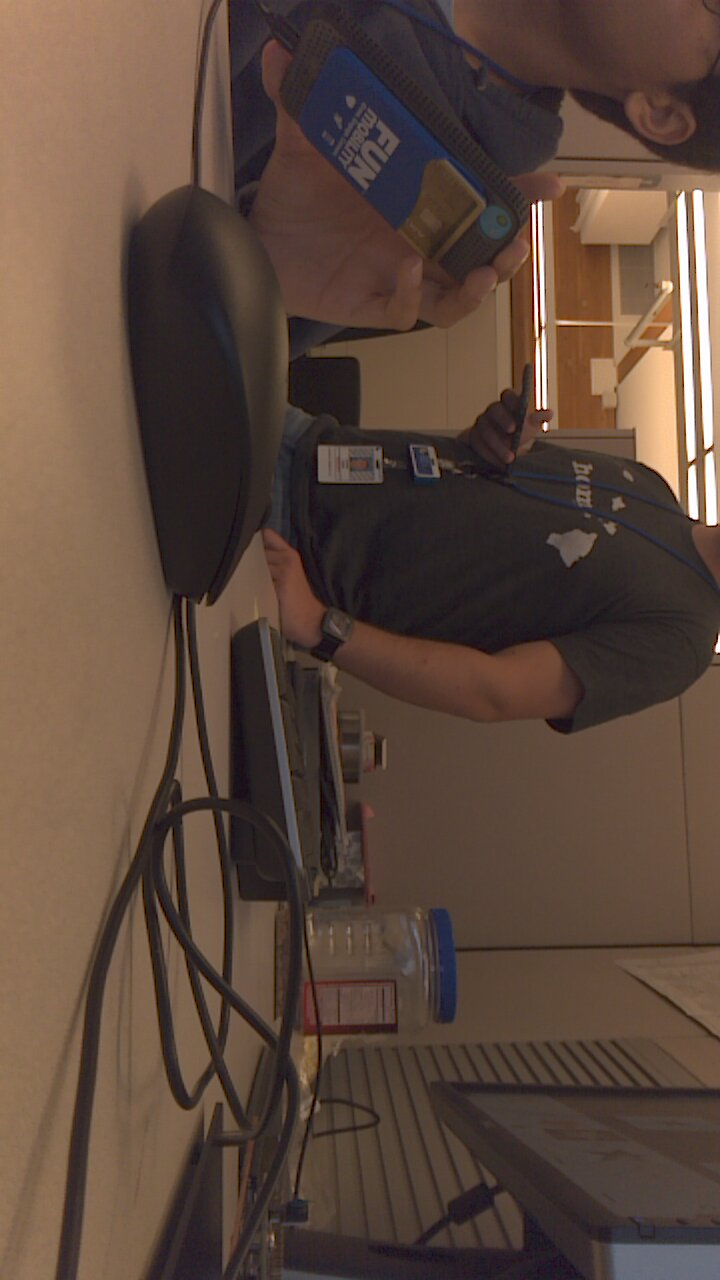
#> input picture image.jpg, 720 x 1280 px
$ python working.py   (Python 2 division)
#> lines starting #> are read from the running program, lines starting #| are printed output that depends on the picture; after the words box and inside, x2 and y2 are one past the last pixel; in counts of white or black regions, pixels touching at a corner belong together
#!/usr/bin/env python -u

mult=1

#import everything
import sys, getopt
import numpy as np
import cv2
import os as os
from sailfish.geo import EqualSubdomainsGeometry2D
from sailfish.subdomain import Subdomain2D
from sailfish.node_type import NTFullBBWall, NTHalfBBWall
from sailfish.controller import LBSimulationController
from sailfish.lb_single import LBFluidSim
from sailfish.lb_base import LBForcedSim


#sim size
rezx=256*mult
rezy=256*mult
print(rezx)
print(rezy)


# Load an color image in grayscale
img = cv2.imread('image.jpg',0)
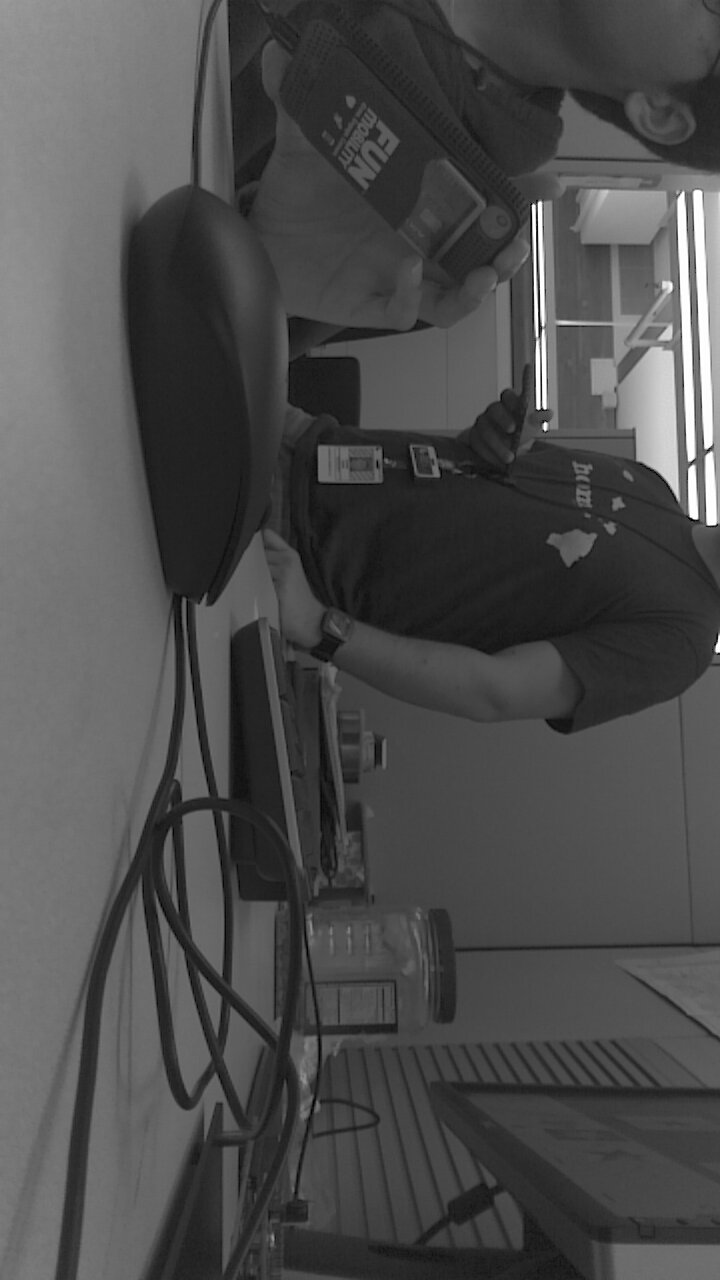
#> img: shape (1280, 720); min 0, max 255, mean 76.4


##Gets the edges of the image
## source, minval,maxval, size of sobel kernal(default 3), L2 gradient(specifies equation for magniture{default false})
edges = cv2.Canny(img,150,50)
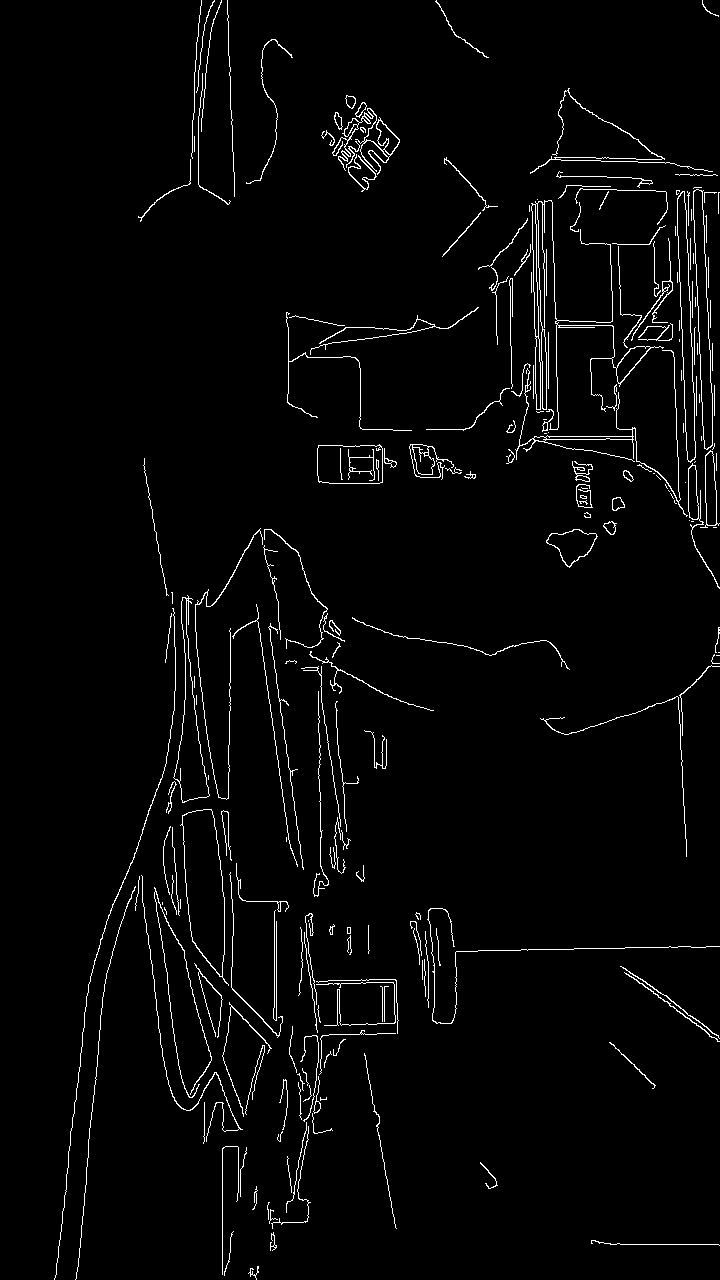
#> edges: shape (1280, 720); 2.6% white in thin lines or dots
scrapedges = cv2.Canny(img,150,50)

##thickens the image if neccisary
kernel = np.ones((5,5), np.uint8)
#fat = cv2.dilate(edges,kernel,iterations = 1)
cv2.imwrite("1.jpg",edges)


contours,hierarchy = cv2.findContours(scrapedges,cv2.RETR_EXTERNAL,cv2.CHAIN_APPROX_SIMPLE)
#> contours = 223 contours, 169 with area under 20; largest, box (x1, y1, x2, y2) and area: (180, 809, 229, 986) 5108, (173, 595, 210, 803) 2562, (693, 189, 713, 450) 2494, (317, 444, 383, 484) 2424, (677, 191, 696, 463) 2381


#fill in
cv2.drawContours(edges,contours,-1,(255,255,255),-1)
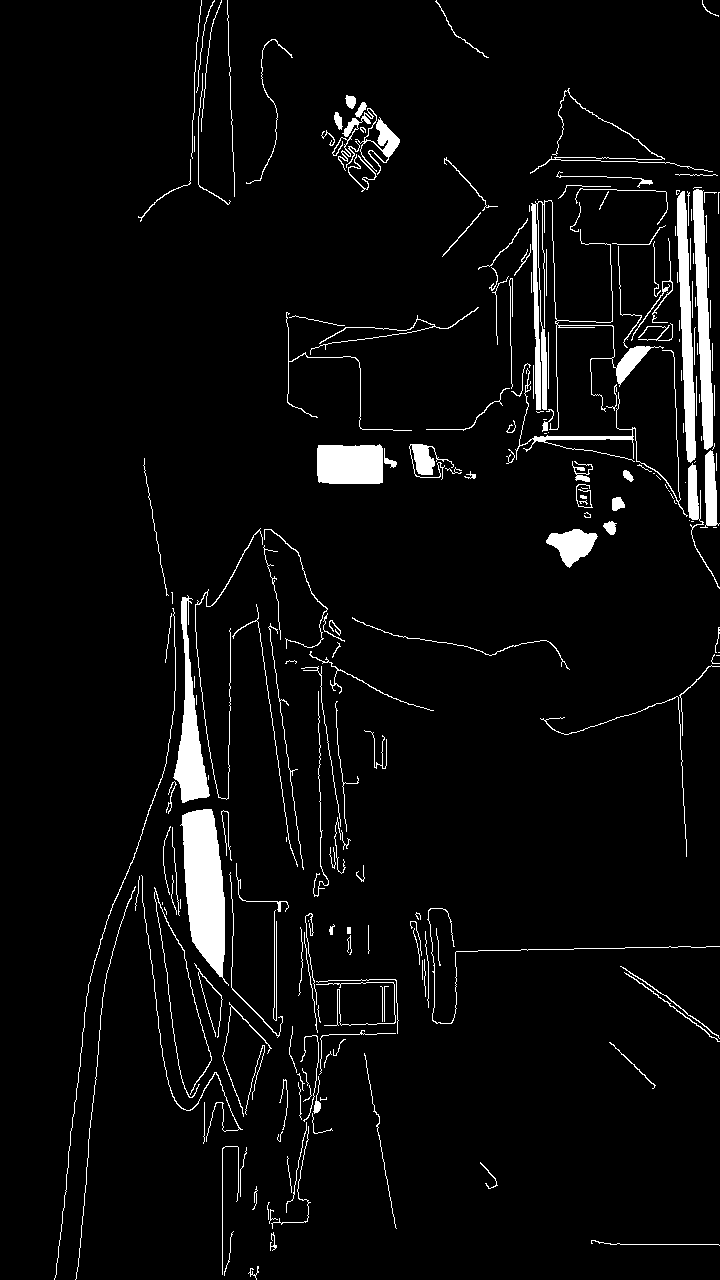
#> edges: shape (1280, 720); 4.6% white; 223 white regions (55 under 20 px), largest, box (x1, y1, x2, y2) and area: (180, 809, 229, 986) 5299, (531, 200, 664, 430) 2959, (173, 595, 210, 803) 2813
cv2.imwrite("2.jpg",edges)


cnt = contours[0]
#> cnt = contour of 44 points, box (x1, y1, x2, y2) (248, 1266, 259, 1280), area 10

i=0

#> (the run stopped early here; a loop or call above may not have finished)
